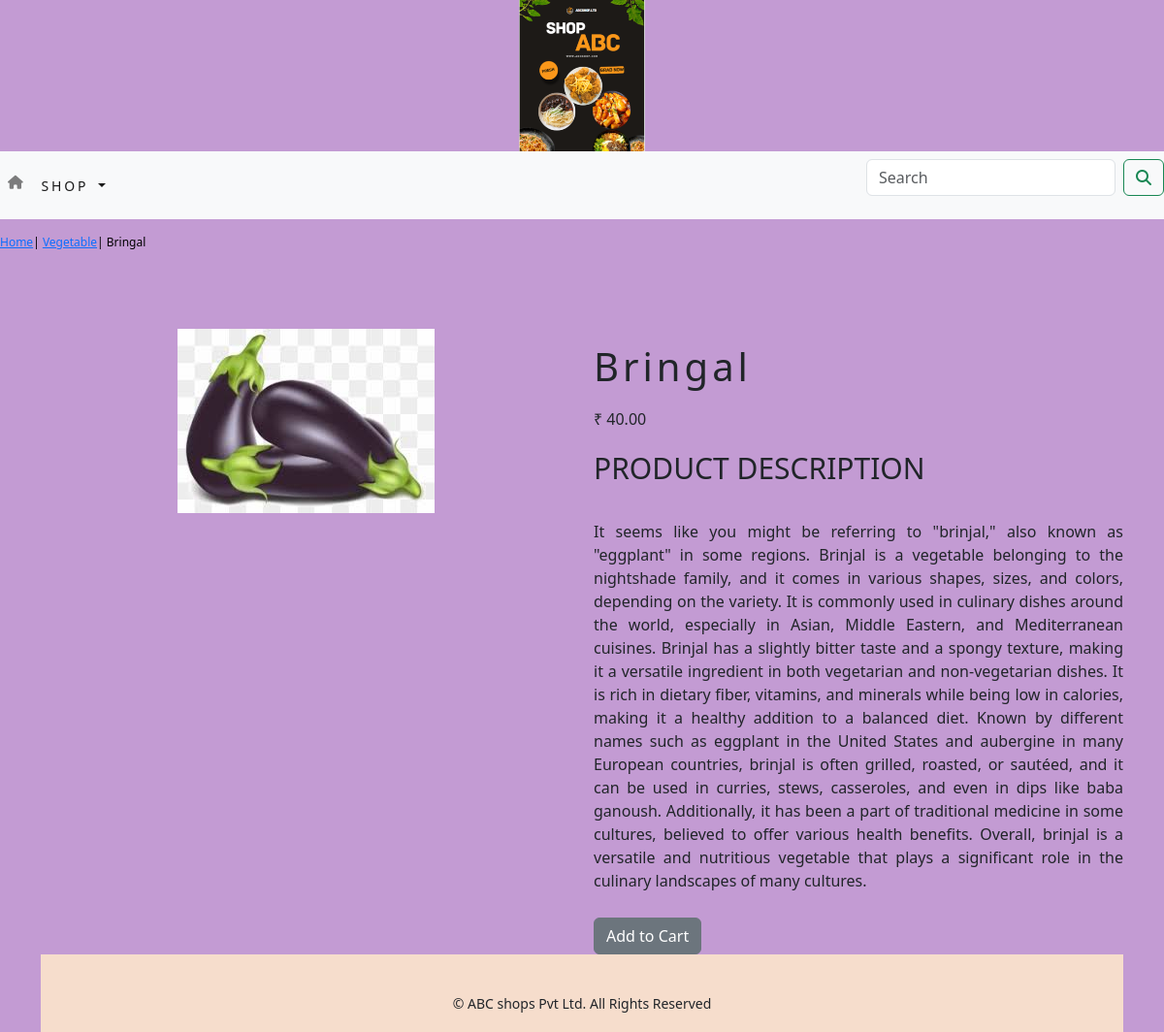
The page /shop/Vegetable/bringal/ on the database its author committed.
### shop/models.py (models this page shows, shortened)
class Product(models.Model):
    name=models.CharField(max_length=250, unique=True)
    slug=models.SlugField(max_length=250, unique=True)
    description=models.TextField(blank=True)
    price=models.DecimalField(max_digits=10, decimal_places=2)
    category=models.ForeignKey(Category, on_delete=models.CASCADE)
    image=models.ImageField(upload_to='product', blank=True)
    stock=models.IntegerField()
    available=models.BooleanField(default=True)
    created=models.DateTimeField(auto_now_add=True)
    updated=models.DateTimeField(auto_now=True)
    class Meta:
        ordering=('name',)
        verbose_name='product'
        verbose_name_plural='products'

class Category (models.Model):
    name=models.CharField(max_length=250, unique=True)
    slug=models.SlugField(max_length=250, unique=True)
    description=models.TextField(blank=True)
    image=models.ImageField(upload_to='category', blank=True)
    class Meta:
        ordering=('name',)
        verbose_name='category'
        verbose_name_plural='categories'
    def get_url(self):
        return reverse('shop:products_by_category', args=[self.slug])
    def __str__(self):
        return '{}'.format(self.name)

### shop/views.py (the view)
# urls.py: path('<slug:c_slug>/<slug:product_slug>/', views.proDetail, name='prodCatdetail'),
def proDetail(request, c_slug, product_slug):
    try:
        product = Product.objects.get(category__slug=c_slug, slug=product_slug)
    except Exception as e:
        raise e
    return render(request, 'product.html', {'product': product})

### cart/context_processors.py (called while the page is built)
def counter(request):
    item_count = 0
    if 'admin' in request.path:
        return {}
    else:
        try:
            cart = Cart.objects.filter(cart_id=_cart_id(request))
            cart_items = CartItem.objects.all().filter(cart=cart[:1])
            for cart_item in cart_items:
                item_count += cart_item.quantity
        except Cart.DoesNotExist:
            item_count = 0
    return dict(item_count=item_count)

### cart/views.py (called while the page is built)
def _cart_id(request):
    cart = request.session.session_key
    if not cart:
        cart = request.session.create()
    return cart

### shop/context_processors.py (called while the page is built)
def menu_links(request):
    links = Category.objects.all()
    return dict(links=links)

### templates/product.html (shortened to what this page needs)
{% extends 'base.html' %}
{% load static %}
{% block content %}
<div class="row my_prod_row_class">
    <div class="mx_auto">
       <p><a href="{% url 'shop:allProdCat' %}">Home</a>| <a href="{{ product.category.get_url }}">{{ product.category }}</a>| {{ product.name }}</p>
    </div>
</div>
<div class="container">
<br>
<div class="row">
    <div class="col-12 col-sm12 col-md-12 col-lg-6 text-center">
        <div style="min-width: 18rem">
            <img src="{{ product.image.url }}" alt="{{product.name}}">
        </div>
    </div>
    <div class="col-12 col-sm-12 col-12 col-lg-6">
        <div>
            <h1 class="my_prod_title">{{product.name}}</h1>
            <p>₹ {{product.price}}</p>
            <p class="my_title">Product Description</p>
            <p class="text-justify my_prod_text">{{product.description}}</p>
            {% if product.stock <= 0 %}
            <p class="text-justify my_prod_text"><b> Out of Stock </b></p>
            {% else %}
            <a class="btn btn-secondary" href="{% url 'cart:add_cart' product.id %}">Add to Cart </a>
            {% endif %}
        </div>
    </div>
</div>
{% endblock %}

### templates/base.html (shortened to what this page needs)
{% load static %}
<html lang="en">
<head>
        <link rel="stylesheet" href="{% static 'css/custom.css' %}">
        <link href="https://cdn.jsdelivr.net/npm/bootstrap@5.3.2/dist/css/bootstrap.min.css" rel="stylesheet">
            <link href="{% static 'css/bootstrap.min.css' %}" rel="stylesheet">
</head>
<body class="d-flex flex-column min-vh-100">
    <div>
        {% include 'header.html' %}
        {% include 'nav.html' %}
        {% block content %} {% endblock %}
        {% include 'footer.html' %}
    </div>
</body>
</html>

### templates/header.html
{% load static %}
<header>
    <center>
        <a href="{% url 'shop:allProdCat' %}"> </a><img src ="{% static 'img/logo.png' %}" alt="logimage" width="130px;">
    </center>
</header>

### templates/nav.html (shortened to what this page needs)
<head>
<link rel="stylesheet" href="https://stackpath.bootstrapcdn.com/bootstrap/4.3.1/css/bootstrap.min.css">
<link href="https://cdn.jsdelivr.net/npm/bootstrap@5.3.0/dist/css/bootstrap.min.css" rel="stylesheet">
</head>
<nav class="navbar navbar-expand-lg navbar-light bg-light">
   <div class="collapse navbar-collapse" id="navbarSupportedContent">
    <ul class="navbar-nav mr-auto">
      <li class="nav-item">
        <a class="nav-link" href="{% url 'shop:allProdCat' %}"><i class="fa-solid fa-house"></i></a>
      </li>
      <li class="nav-item dropdown {% if 'shop' in request.path %} active {% endif %}">
        <a class="nav-link dropdown-toggle" href="#" id="navbarDropdown" role="button" data-toggle="dropdown" aria-haspopup="true" aria-expanded="false">
        Shop
        </a>
      </li>
    </ul>
    <form class="d-flex" action="{% url 'search_app:SearchResult' %}" method="get">
      <input class="form-control mr-sm-2" type="search" placeholder="Search" aria-label="Search" name="q">
      <button class="btn btn-outline-success my-2 my-sm-0" type="submit"><i class="fa-solid fa-magnifying-glass"></i></button>
    </form>
  </div>
</nav>

### templates/footer.html
<footer class="mt-auto">
    <div class="my_footer">
        <p class="text-center my_footer">&copy; ABC shops Pvt Ltd. All Rights Reserved</p>
    </div>
</footer>

### static/css/custom.css (style rules this page uses)
body { font-family: 'Fira Sans', sans-serif; }
.nav-item { letter-spacing: .2em; font-size: 14px; text-transform: uppercase; font-color: #0F5405; }
.my_footer { background-color: #F6DDCC; height: 60px; padding-top: 20px; font-size: 14px; }
.my_title { font-size: 30px; text-transform: uppercase; letter-spacing: 0em; }
.my_prod_row_class { padding-top: 15px; padding-bottom: 20px }
.my_prod_row_class .mx_auto { color: #000; font-size: 12px; text-decoration: none; }
.my_prod_title { font_size: 16px; letter-spacing: .1em; padding-top: 15px; padding-bottom: 10px; }
.my_prod_text { padding-top: 15px; padding-bottom: 10px; }

### templates/base.html (style rules this page uses)
body { margin: 10px; }
.container { max-width: 1200px; margin: 20px auto; padding: 0 20px; }

### templates/product.html (style rules this page uses)
body { background-color: #C39BD3; }

### rows shown on the page
Product: category "Vegetable", name "Bringal", image (picture), price "40.00", description "It seems like you might be referring to \"brinjal,\" also known as \"eggplant\" in some regions. Brinjal is a vegetable belonging to the nightshade family, and it comes in various shapes, sizes, and colors, depending on the variety. It is commonly used in culinary dishes around the world, especially in Asian, Middle Eastern, and Mediterranean cuisines. Brinjal has a slightly bitter taste and a spongy texture, making it a versatile ingredient in both vegetarian and non-vegetarian dishes. It is rich in dietary fiber, vitamins, and minerals while being low in calories, making it a healthy addition to a balanced diet. Known by different names such as eggplant in the United States and aubergine in…"
